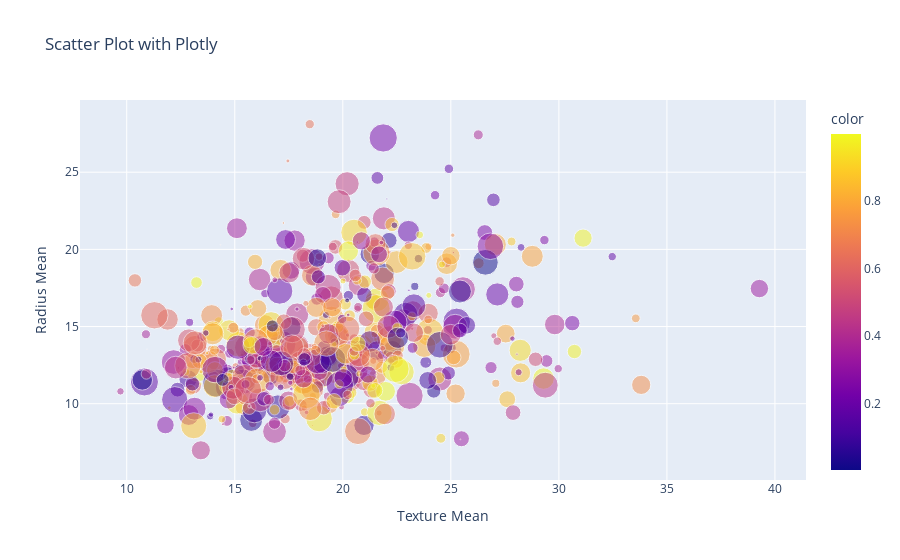

Write notebook code for a chart like this one.
### Code cell
#take target as color 
size = len(data['texture_mean'])
area = np.pi * (15 * np.random.rand(size))**2
colors = np.random.rand(size)

fig = px.scatter(data, x='texture_mean', y='radius_mean', size=area, color=colors, opacity=0.5,
                 labels={'texture_mean': 'Texture Mean', 'radius_mean': 'Radius Mean'},
                 title='Scatter Plot with Plotly')

fig.show()

### Figure 1 — Plotly figure (JSON) as saved in the notebook; plotly's stock layout.template omitted (floating-point values rounded to 4 significant figures; data arrays with more than 128 entries replaced by an {"elided": "..."} marker saying what was removed)
{"data": [{"hovertemplate": "Texture Mean=%{x}<br>Radius Mean=%{y}<br>size=%{marker.size}<br>color=%{marker.color}<extra></extra>", "legendgroup": "", "marker": {"color": {"elided": "569 float values"}, "coloraxis": "coloraxis", "opacity": 0.5, "size": {"elided": "569 float values"}, "sizemode": "area", "sizeref": 1.754, "symbol": "circle"}, "mode": "markers", "name": "", "orientation": "v", "showlegend": false, "type": "scatter", "x": {"elided": "569 float values"}, "xaxis": "x", "y": {"elided": "569 float values"}, "yaxis": "y"}], "layout": {"autosize": true, "coloraxis": {"colorbar": {"title": {"text": "color"}}, "colorscale": [[0, "#0d0887"], [0.1111, "#46039f"], [0.2222, "#7201a8"], [0.3333, "#9c179e"], [0.4444, "#bd3786"], [0.5556, "#d8576b"], [0.6667, "#ed7953"], [0.7778, "#fb9f3a"], [0.8889, "#fdca26"], [1, "#f0f921"]]}, "legend": {"itemsizing": "constant", "tracegroupgap": 0}, "title": {"text": "Scatter Plot with Plotly"}, "xaxis": {"anchor": "y", "autorange": true, "domain": [0, 1], "range": [7.888, 41.32], "title": {"text": "Texture Mean"}, "type": "linear"}, "yaxis": {"anchor": "x", "autorange": true, "domain": [0, 1], "range": [4.038, 30.93], "title": {"text": "Radius Mean"}, "type": "linear"}}}
